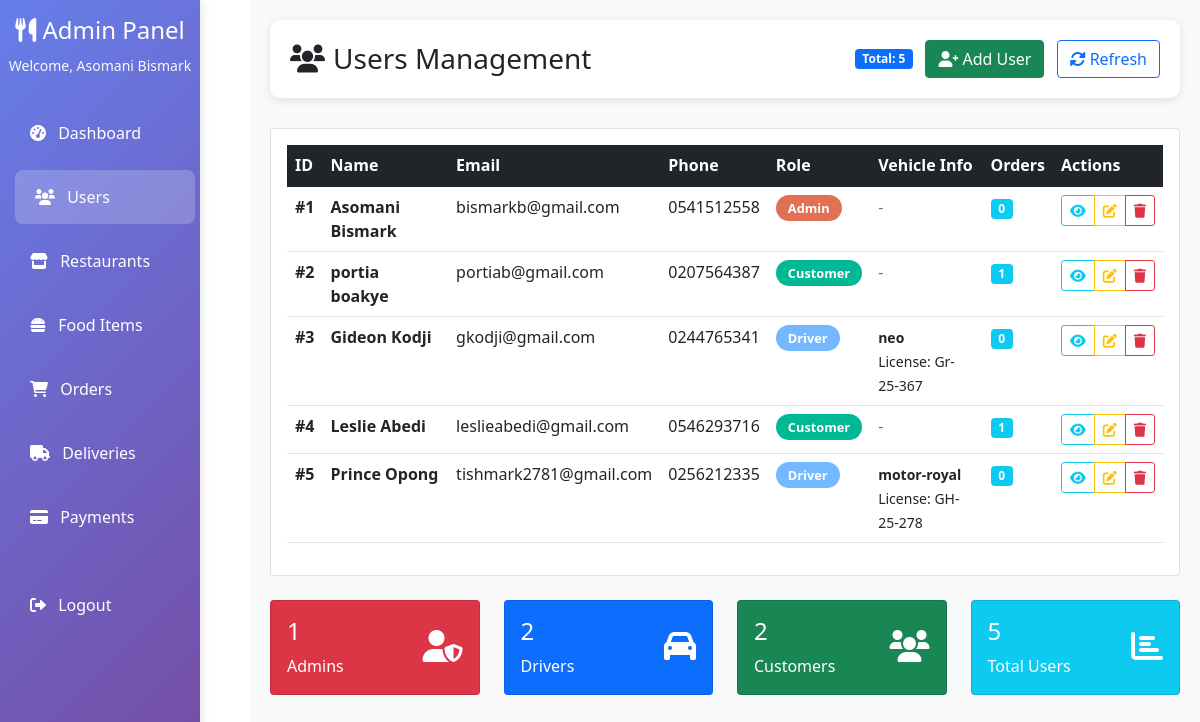
The app's page /admin/users (signed in) with its own data.
### main.py (models this page shows)
class User(UserMixin, db.Model):
    id = db.Column(db.Integer, primary_key=True)
    name = db.Column(db.String(100))
    phone = db.Column(db.String(15))
    email = db.Column(db.String(100), unique=True)
    password = db.Column(db.String(128))
    is_admin = db.Column(db.Boolean, default=False)
    is_driver = db.Column(db.Boolean, default=False)
    vehicle_name = db.Column(db.String(100))
    license_number = db.Column(db.String(20))
    orders = db.relationship('Order', backref='user', lazy=True)

### main.py (the view)
@app.route('/admin/users')
@login_required
@admin_required
def admin_users():
    users = User.query.all()
    return render_template('admin/users.html', users=users)

### main.py (called while the page is built)
@login_manager.user_loader
def load_user(user_id):
    return User.query.get(int(user_id))

def admin_required(f):
    @wraps(f)
    def decorated_function(*args, **kwargs):
        if not current_user.is_authenticated or not current_user.is_admin:
            flash('Admin access required.', 'danger')
            return redirect(url_for('login'))
        return f(*args, **kwargs)
    return decorated_function

### templates/admin/users.html (shortened to what this page needs)
<!DOCTYPE html>
<html lang="en">
<head>
    <link href="https://cdn.jsdelivr.net/npm/bootstrap@5.1.3/dist/css/bootstrap.min.css" rel="stylesheet">
    <link href="https://cdnjs.cloudflare.com/ajax/libs/font-awesome/6.0.0/css/all.min.css" rel="stylesheet">
</head>
<body>
    <div class="d-flex">
        <nav class="sidebar col-md-3 col-lg-2 d-md-block">
            <div class="position-sticky pt-3">
                <div class="text-center mb-4">
                    <h4 class="text-white"><i class="fas fa-utensils"></i> Admin Panel</h4>
                    <small class="text-light">Welcome, {{ current_user.name }}</small>
                </div>
                <ul class="nav flex-column">
                    <li class="nav-item">
                        <a class="nav-link" href="{{ url_for('admin_dashboard') }}">
                            <i class="fas fa-tachometer-alt me-2"></i> Dashboard
                        </a>
                    </li>
                    <li class="nav-item">
                        <a class="nav-link active" href="{{ url_for('admin_users') }}">
                            <i class="fas fa-users me-2"></i> Users
                        </a>
                    </li>
                    <li class="nav-item">
                        <a class="nav-link" href="{{ url_for('admin_restaurants') }}">
                            <i class="fas fa-store me-2"></i> Restaurants
                        </a>
                    </li>
                    <li class="nav-item">
                        <a class="nav-link" href="{{ url_for('admin_food_items') }}">
                            <i class="fas fa-hamburger me-2"></i> Food Items
                        </a>
                    </li>
                    <li class="nav-item">
                        <a class="nav-link" href="{{ url_for('admin_orders') }}">
                            <i class="fas fa-shopping-cart me-2"></i> Orders
                        </a>
                    </li>
                    <li class="nav-item">
                        <a class="nav-link" href="{{ url_for('admin_deliveries') }}">
                            <i class="fas fa-truck me-2"></i> Deliveries
                        </a>
                    </li>
                    <li class="nav-item">
                        <a class="nav-link" href="{{ url_for('admin_payments') }}">
                            <i class="fas fa-credit-card me-2"></i> Payments
                        </a>
                    </li>
                    <li class="nav-item mt-4">
                        <a class="nav-link" href="{{ url_for('logout') }}">
                            <i class="fas fa-sign-out-alt me-2"></i> Logout
                        </a>
                    </li>
                </ul>
            </div>
        </nav>
        <main class="main-content">
            <div class="header">
                <div class="d-flex justify-content-between align-items-center">
                    <h1 class="h3 mb-0"><i class="fas fa-users me-2"></i>Users Management</h1>
                    <div>
                        <span class="badge bg-primary me-2">Total: {{ users|length }}</span>
                        <button class="btn btn-success me-2" data-bs-toggle="modal" data-bs-target="#createUserModal">
                            <i class="fas fa-user-plus me-1"></i>Add User
                        </button>
                        <button class="btn btn-outline-primary" onclick="location.reload()">
                            <i class="fas fa-sync-alt me-1"></i>Refresh
                        </button>
                    </div>
                </div>
            </div>
            <div class="card">
                <div class="card-body">
                    <div class="table-responsive">
                        <table class="table table-hover">
                            <thead class="table-dark">
                                <tr>
                                    <th>ID</th>
                                    <th>Name</th>
                                    <th>Email</th>
                                    <th>Phone</th>
                                    <th>Role</th>
                                    <th>Vehicle Info</th>
                                    <th>Orders</th>
                                    <th>Actions</th>
                                </tr>
                            </thead>
                            <tbody>
                                {% for user in users %}
                                <tr>
                                    <td><strong>#{{ user.id }}</strong></td>
                                    <td>
                                        <div>
                                            <strong>{{ user.name }}</strong>
                                        </div>
                                    </td>
                                    <td>{{ user.email }}</td>
                                    <td>{{ user.phone or 'N/A' }}</td>
                                    <td>
                                        {% if user.is_admin %}
                                            <span class="role-badge badge-admin">Admin</span>
                                        {% elif user.is_driver %}
                                            <span class="role-badge badge-driver">Driver</span>
                                        {% else %}
                                            <span class="role-badge badge-customer">Customer</span>
                                        {% endif %}
                                    </td>
                                    <td>
                                        {% if user.is_driver %}
                                            <small>
                                                <strong>{{ user.vehicle_name or 'N/A' }}</strong><br>
                                                License: {{ user.license_number or 'N/A' }}
                                            </small>
                                        {% else %}
                                            <span class="text-muted">-</span>
                                        {% endif %}
                                    </td>
                                    <td>
                                        <span class="badge bg-info">{{ user.orders|length }}</span>
                                    </td>
                                    <td>
                                        <div class="btn-group" role="group">
                                            <button type="button" class="btn btn-sm btn-outline-info"
                                                    onclick="viewUser('{{ user.id }}')" title="View Details">
                                                <i class="fas fa-eye"></i>
                                            </button>
                                            <button type="button" class="btn btn-sm btn-outline-warning"
                                                    onclick="editUser('{{ user.id }}')" title="Edit">
                                                <i class="fas fa-edit"></i>
                                            </button>
                                            <button type="button" class="btn btn-sm btn-outline-danger"
                                                    onclick="deleteUser('{{ user.id }}')" title="Delete">
                                                <i class="fas fa-trash"></i>
                                            </button>
                                        </div>
                                    </td>
                                </tr>
                                {% endfor %}
                            </tbody>
                        </table>
                    </div>
                </div>
            </div>
            <div class="row mt-4">
                <div class="col-md-3">
                    <div class="card text-white bg-danger">
                        <div class="card-body">
                            <div class="d-flex justify-content-between">
                                <div>
                                    <h4>{{ users|selectattr("is_admin")|list|length }}</h4>
                                    <p class="mb-0">Admins</p>
                                </div>
                                <div class="align-self-center">
                                    <i class="fas fa-user-shield fa-2x"></i>
                                </div>
                            </div>
                        </div>
                    </div>
                </div>
                <div class="col-md-3">
                    <div class="card text-white bg-primary">
                        <div class="card-body">
                            <div class="d-flex justify-content-between">
                                <div>
                                    <h4>{{ users|selectattr("is_driver")|list|length }}</h4>
                                    <p class="mb-0">Drivers</p>
                                </div>
                                <div class="align-self-center">
                                    <i class="fas fa-car fa-2x"></i>
                                </div>
                            </div>
                        </div>
                    </div>
                </div>
                <div class="col-md-3">
                    <div class="card text-white bg-success">
                        <div class="card-body">
                            <div class="d-flex justify-content-between">
                                <div>
                                    <h4>{{ users|rejectattr("is_admin")|rejectattr("is_driver")|list|length }}</h4>
                                    <p class="mb-0">Customers</p>
                                </div>
                                <div class="align-self-center">
                                    <i class="fas fa-users fa-2x"></i>
                                </div>
                            </div>
                        </div>
                    </div>
                </div>
                <div class="col-md-3">
                    <div class="card text-white bg-info">
                        <div class="card-body">
                            <div class="d-flex justify-content-between">
                                <div>
                                    <h4>{{ users|length }}</h4>
                                    <p class="mb-0">Total Users</p>
                                </div>
                                <div class="align-self-center">
                                    <i class="fas fa-chart-bar fa-2x"></i>
                                </div>
                            </div>
                        </div>
                    </div>
                </div>
            </div>
        </main>
    </div>
</body>
</html>

### templates/admin/users.html (style rules this page uses)
.sidebar { height: 100vh; background: linear-gradient(135deg, #667eea 0%, #764ba2 100%); box-shadow: 2px 0 10px rgba(0,0,0,0.1); position: fixed; top: 0; left: 0; z-index: 1000; }
.sidebar .nav-link { color: white; padding: 15px 20px; border-radius: 8px; margin: 5px 10px; transition: all 0.3s ease; }
.sidebar .nav-link:hover, .sidebar .nav-link.active { background: rgba(255,255,255,0.2); color: white; transform: translateX(5px); }
.main-content { margin-left: 250px; padding: 20px; background-color: #f8f9fa; min-height: 100vh; }
.header { background: white; padding: 20px; border-radius: 10px; box-shadow: 0 2px 10px rgba(0,0,0,0.1); margin-bottom: 30px; }
.role-badge { padding: 4px 12px; border-radius: 15px; font-size: 0.8rem; font-weight: 600; }
.badge-admin { background-color: #e17055; color: white; }
.badge-driver { background-color: #74b9ff; color: white; }
.badge-customer { background-color: #00b894; color: white; }

### records on screen
User: name "Asomani Bismark", id "1", email "bismarkb@gmail.com", phone "0541512558", is_admin "Admin", orders|length "0"
User: id "2", name "portia boakye", email "portiab@gmail.com", phone "0207564387", is_admin "Customer", orders|length "1"
User: id "3", name "Gideon Kodji", email "gkodji@gmail.com", phone "0244765341", is_admin "Driver", vehicle_name "neo", license_number "Gr-25-367", orders|length "0"
User: id "4", name "Leslie Abedi", email "leslieabedi@gmail.com", phone "0546293716", is_admin "Customer", orders|length "1"
User: id "5", name "Prince Opong", email "tishmark2781@gmail.com", phone "0256212335", is_admin "Driver", vehicle_name "motor-royal", license_number "GH-25-278", orders|length "0"

### other values on screen
{{ users|length }} "5"
{{ users|selectattr("is_admin")|list|length }} "1"
{{ users|selectattr("is_driver")|list|length }} "2"
{{ users|rejectattr("is_admin")|rejectattr("is_driver")|list|length }} "2"
